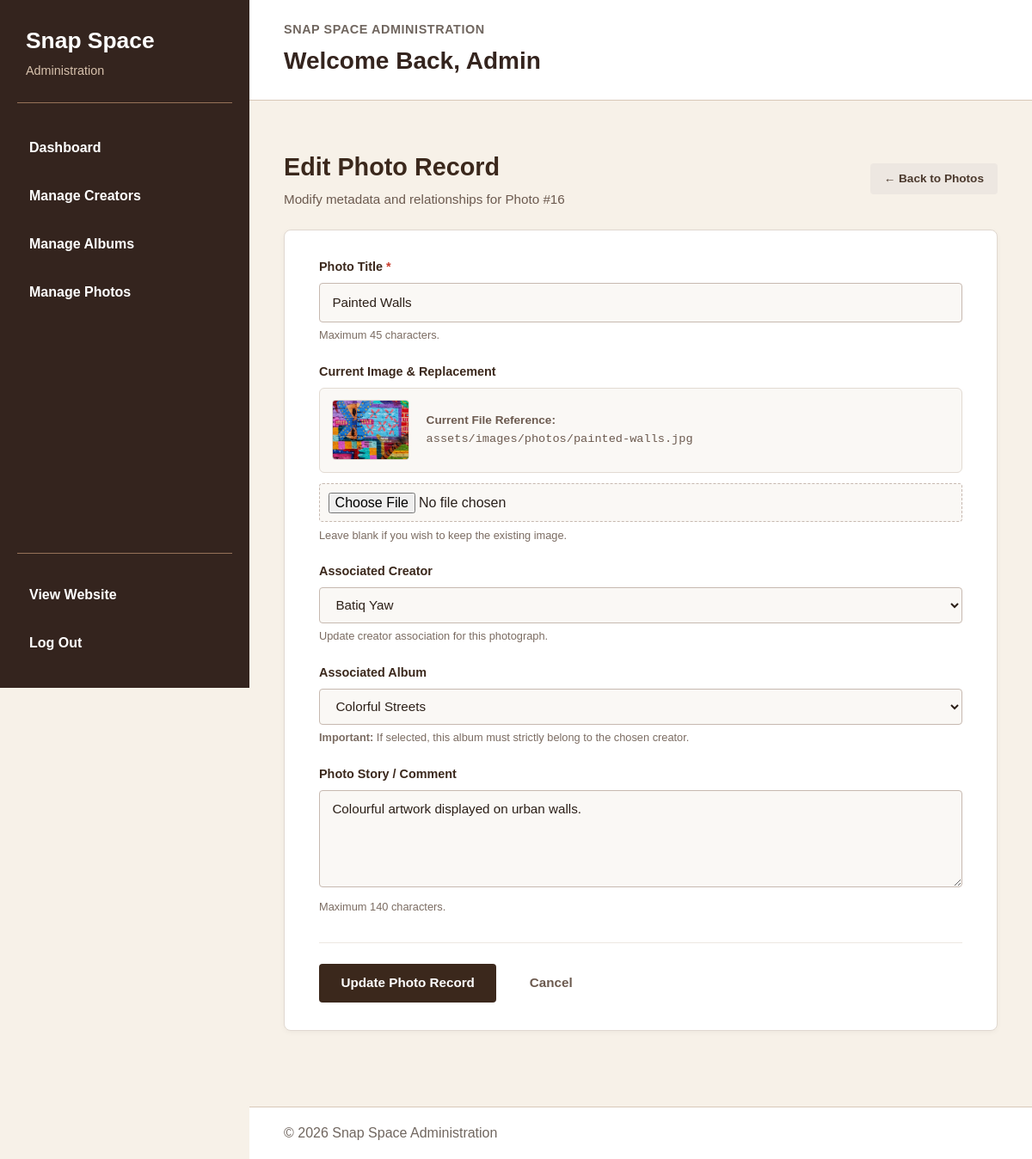
The page /admin/edit-photo.php?id=16 (signed in) on the database its author committed.
### tables this page shows
CREATE TABLE `photo` (
  `idphoto` int(11) NOT NULL,
  `title` varchar(45) DEFAULT NULL,
  `imageurl` varchar(100) DEFAULT NULL,
  `comment` varchar(140) DEFAULT NULL,
  `idcreator` int(11) DEFAULT NULL,
  `idalbum` int(11) DEFAULT NULL
);

CREATE TABLE `creator` (
  `idcreator` int(11) NOT NULL,
  `name` varchar(100) DEFAULT NULL,
  `website` varchar(100) DEFAULT NULL,
  `imageurl` varchar(100) DEFAULT NULL
);

CREATE TABLE `album` (
  `idalbum` int(11) NOT NULL,
  `title` varchar(45) DEFAULT NULL,
  `imageurl` varchar(100) DEFAULT NULL,
  `idcreator` int(11) NOT NULL
);

### admin/edit-photo.php (the view, shortened to what this page needs)
<?php
require_once __DIR__ . '/../includes/db.php';
$errors = [];
$idphoto = isset($_GET['id']) ? trim($_GET['id']) : '';
$photo = null;
if (isset($pdo)) {
    try {
        $stmt = $pdo->prepare("SELECT * FROM photo WHERE idphoto = :idphoto LIMIT 1");
        $stmt->execute([':idphoto' => $idphoto]);
        $photo = $stmt->fetch(PDO::FETCH_ASSOC);
    } catch (PDOException $e) {
        $errors[] = "Database retrieval failed.";
    }
}
$creators = [];
$albums = [];
if (isset($pdo)) {
    try {
        $creators = $pdo->query("SELECT idcreator, name FROM creator ORDER BY name ASC")->fetchAll(PDO::FETCH_ASSOC);
        $albums = $pdo->query("SELECT idalbum, title, idcreator FROM album ORDER BY title ASC")->fetchAll(PDO::FETCH_ASSOC);
    } catch (PDOException $e) {
        $errors[] = "Failed to load relationship options.";
    }
}
$title = $photo['title'];
$comment = $photo['comment'] ?? '';
$idcreator = $photo['idcreator'] ?? '';
$idalbum = $photo['idalbum'] ?? '';
$imageurl = $photo['imageurl'];
require_once __DIR__ . '/../includes/admin-header.php';
?>
<div class="form-page-container">
    <div class="form-page-header">
        <div>
            <h1>Edit Photo Record</h1>
            <p class="subtitle">Modify metadata and relationships for Photo #<?php echo htmlspecialchars($idphoto); ?></p>
        </div>
        <a href="manage-photos.php" class="btn-back-link">&larr; Back to Photos</a>
    </div>
    <div class="card-form-box">
        <form method="POST" action="edit-photo.php?id=<?php echo htmlspecialchars($idphoto); ?>" enctype="multipart/form-data">
            <div class="form-row">
                <label for="title">Photo Title <span class="req">*</span></label>
                <input type="text" name="title" id="title" class="input-text" maxlength="45" required value="<?php echo htmlspecialchars($title); ?>">
                <span class="field-hint">Maximum 45 characters.</span>
            </div>
            <div class="form-row">
                <label>Current Image & Replacement</label>
                <div class="edit-preview-card">
                    <?php
                        $rawUrl = $imageurl ?? '';
                        $currentPreview = !empty($rawUrl) ? ((strpos($rawUrl, 'http') === 0) ? $rawUrl : '../' . ltrim($rawUrl, '/')) : '../assets/images/image-placeholder.png';
                    ?>
                    <img src="<?php echo htmlspecialchars($currentPreview); ?>" alt="Current Photo" class="edit-preview-img" onerror="this.onerror=null; this.src='../assets/images/image-placeholder.png';">
                    <div class="preview-desc">
                        <strong>Current File Reference:</strong><br>
                        <code><?php echo htmlspecialchars($imageurl ?: 'Default placeholder'); ?></code>
                    </div>
                </div>
                <input type="file" name="photo_file" id="photo_file" class="input-file-control" accept="image/jpeg,image/png,image/webp">
                <span class="field-hint">Leave blank if you wish to keep the existing image.</span>
            </div>
            <div class="form-row">
                <label for="idcreator">Associated Creator</label>
                <select name="idcreator" id="idcreator" class="input-select">
                    <?php foreach ($creators as $creator): ?>
                        <option value="<?php echo htmlspecialchars($creator['idcreator']); ?>" <?php echo ($idcreator == $creator['idcreator']) ? 'selected' : ''; ?>>
                            <?php echo htmlspecialchars($creator['name']); ?>
                        </option>
                    <?php endforeach; ?>
                </select>
                <span class="field-hint">Update creator association for this photograph.</span>
            </div>
            <div class="form-row">
                <label for="idalbum">Associated Album</label>
                <select name="idalbum" id="idalbum" class="input-select">
                    <?php foreach ($albums as $album): ?>
                        <option value="<?php echo htmlspecialchars($album['idalbum']); ?>" <?php echo ($idalbum == $album['idalbum']) ? 'selected' : ''; ?>>
                            <?php echo htmlspecialchars($album['title']); ?>
                        </option>
                    <?php endforeach; ?>
                </select>
                <span class="field-hint"><strong>Important:</strong> If selected, this album must strictly belong to the chosen creator.</span>
            </div>
            <div class="form-row">
                <label for="comment">Photo Story / Comment</label>
                <textarea name="comment" id="comment" class="input-textarea" rows="4" maxlength="140"><?php echo htmlspecialchars($comment); ?></textarea>
                <span class="field-hint">Maximum 140 characters.</span>
            </div>
            <div class="form-footer-actions">
                <button type="submit" class="btn-submit-action">Update Photo Record</button>
                <a href="manage-photos.php" class="btn-cancel-action">Cancel</a>
            </div>
        </form>
    </div>
</div>
<?php require_once __DIR__ . '/../includes/admin-footer.php'; ?>

### css/admin.css (style rules this page uses)
:root { --admin-brown-dark: #34241e; --admin-brown-primary: #6f4e37; --admin-brown-medium: #967259; --admin-brown-light: #d8c2ad; --admin-cream: #f7f1e8; --admin-cream-dark: #ede2d5; --admin-white: #ffffff; --admin-text: #2a211c; --admin-muted: #70665f; --admin-border: #d8c8b8; --admin-danger: #a33d3d; --admin-success: #3e7651; --admin-radius: 8px; --admin-sidebar-width: 290px; }
* { box-sizing: border-box; }
html { scroll-behavior: smooth; }
body { margin: 0; font-family: Arial, Helvetica, sans-serif; color: var(--admin-text); background-color: var(--admin-cream); line-height: 1.5; }
a { color: inherit; }
button, input, select, textarea { font: inherit; }

### admin/edit-photo.php (style rules this page uses)
.form-page-container { width: 100%; max-width: 100%; padding: 1rem 0 3rem 0; box-sizing: border-box; }
.form-page-header { display: flex; justify-content: space-between; align-items: center; margin-bottom: 1.5rem; }
.form-page-header h1 { font-size: 1.8rem; color: #3b281c; margin: 0 0 0.3rem 0; }
.form-page-header .subtitle { color: #6c5a4f; font-size: 0.95rem; margin: 0; }
.btn-back-link { display: inline-block; padding: 0.5rem 1rem; background-color: #ede7e1; color: #4a382c !important; text-decoration: none; border-radius: 4px; font-size: 0.85rem; font-weight: 600; transition: background-color 0.2s; }
.card-form-box { background: #ffffff; border: 1px solid #e0d8d0; border-radius: 8px; padding: 2rem 2.5rem; box-shadow: 0 2px 6px rgba(0, 0, 0, 0.04); }
.form-row { margin-bottom: 1.4rem; }
.form-row label { display: block; font-weight: 700; font-size: 0.9rem; color: #3b281c; margin-bottom: 0.45rem; }
.form-row .req { color: #c93b2b; }
.input-text, .input-select, .input-textarea { width: 100%; padding: 0.65rem 0.9rem; border: 1px solid #c7b9b0; border-radius: 4px; font-size: 0.95rem; color: #2b1f17; background-color: #faf8f5; box-sizing: border-box; transition: border-color 0.2s, background-color 0.2s; }
.edit-preview-card { display: flex; gap: 1.25rem; align-items: center; background-color: #faf8f5; padding: 0.85rem; border: 1px solid #e2dad2; border-radius: 6px; margin-bottom: 0.75rem; }
.edit-preview-img { width: 90px; height: 70px; object-fit: cover; border-radius: 4px; border: 1px solid #ded6ce; display: block; }
.preview-desc { font-size: 0.85rem; color: #6c5a4f; }
.input-file-control { width: 100%; padding: 0.6rem; background: #faf8f5; border: 1px dashed #c7b9b0; border-radius: 4px; box-sizing: border-box; }
.field-hint { display: block; font-size: 0.8rem; color: #7b6c62; margin-top: 0.35rem; }
.form-footer-actions { display: flex; gap: 1rem; align-items: center; margin-top: 2rem; padding-top: 1.5rem; border-top: 1px solid #ede7e1; }
.btn-submit-action { padding: 0.7rem 1.6rem; background-color: #3b281c; color: #ffffff !important; border: none; border-radius: 4px; font-size: 0.95rem; font-weight: 700; cursor: pointer; transition: background-color 0.2s; }
.btn-cancel-action { display: inline-block; padding: 0.7rem 1.4rem; background-color: transparent; color: #6c5a4f !important; text-decoration: none; font-size: 0.95rem; font-weight: 600; }

### rows shown on the page
photo: title "Painted Walls", imageurl (picture), imageurl "assets/images/photos/painted-walls.jpg", idcreator "Batiq Yaw", idalbum "Colorful Streets", comment "Colourful artwork displayed on urban walls."

### other values the page prints
$adminName "Admin"
$idphoto "16"
